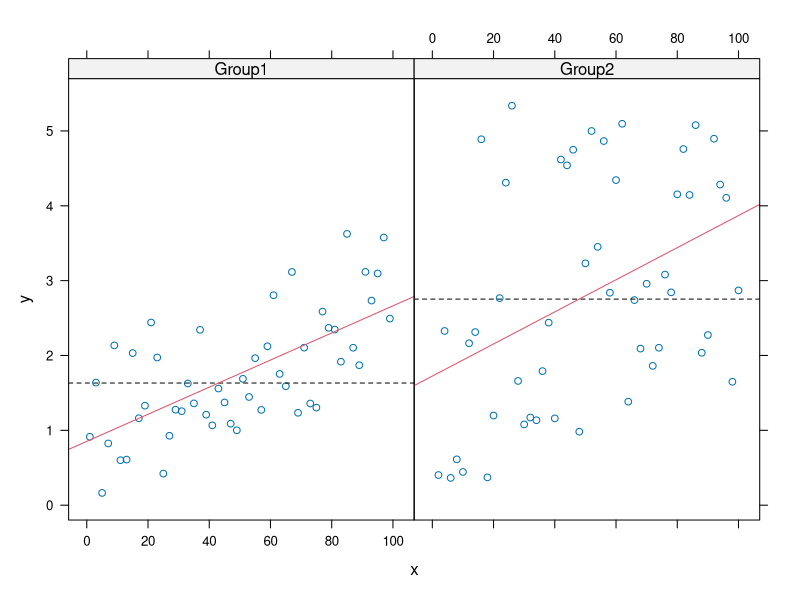

The R source for this figure:
library(lattice)
library(datasets)

#--------------------------------------------------------
# basic x-y
x<-1:100
y<-rnorm(1:100)

# y~x is the formula of y and x
# f * g are conditioning variable (optional)
# data is the lookup table
p<-xyplot(y~x)
#print(p) #need to call in print



# This means:
#   "Plot y and x for all categorical levels for each " f x g " sets in data"
#p<-xyplot(y~x | f*g, data)
#print(p)

#--------------------------------------------------------
# From the airquality data, draw scatter plot of Ozone and Wind
# lattice1.png
p<-xyplot(Ozone~Wind,airquality)
#print(p)

# Draw Ozone and Wind scatter "for each" Month categories
#lattice2.png
p<-xyplot(Ozone~Wind | Month,airquality)
#print(p)

# optional:
# Layout - force to 1 row or resize the drawing window.
# lattice3.png
# 
p<-xyplot(Ozone~Wind | Month,airquality, layout=c(5,1))
#print(p)

# but wait, the label for each month just repeating like "Month"
# how do I show "5" or "6" instead?

# Solution: transform the Month as categorical data usinc factor function
# Therefore, each row contains Month value as number
# lattice4.png
airquality<-transform(airquality, Month=factor(Month))
p<-xyplot(Ozone~Wind | Month,airquality)
#print(p)

# lattice function does not draw, but you have to specify which device to draw
# In this example, i'm using print function to specify the screen device.
# The advantage is, you might save the object for later usage...

#--------------------------------------------------------------------------
# Panelling in Lattice

#--------------------------------------------------------
# basic x-y
set.seed(2)
x<-1:100
grp<-1:2
# function f - let's create 2 groups
y<-abs(grp*rnorm(1:100)) + x/60# some random things
f<-factor(grp, labels=c("Group1","Group2"))


# draw xy over f groups
# lattice5.png
p<-xyplot(y~x|f)
#print(p)

# draw mean and lm per panel callback example
# lattice6.png
# x and y will be passed in the panel callback's arguments
p<-xyplot(y~x|f, panel = function(x,y,...){
  panel.xyplot(x,y,...)           # call base plot first
  panel.abline(h=median(y),lty=2) # mean line type 2 = dotted
  panel.lmline(x,y,col=2)         # regression line color=red  
})
print(p)



















